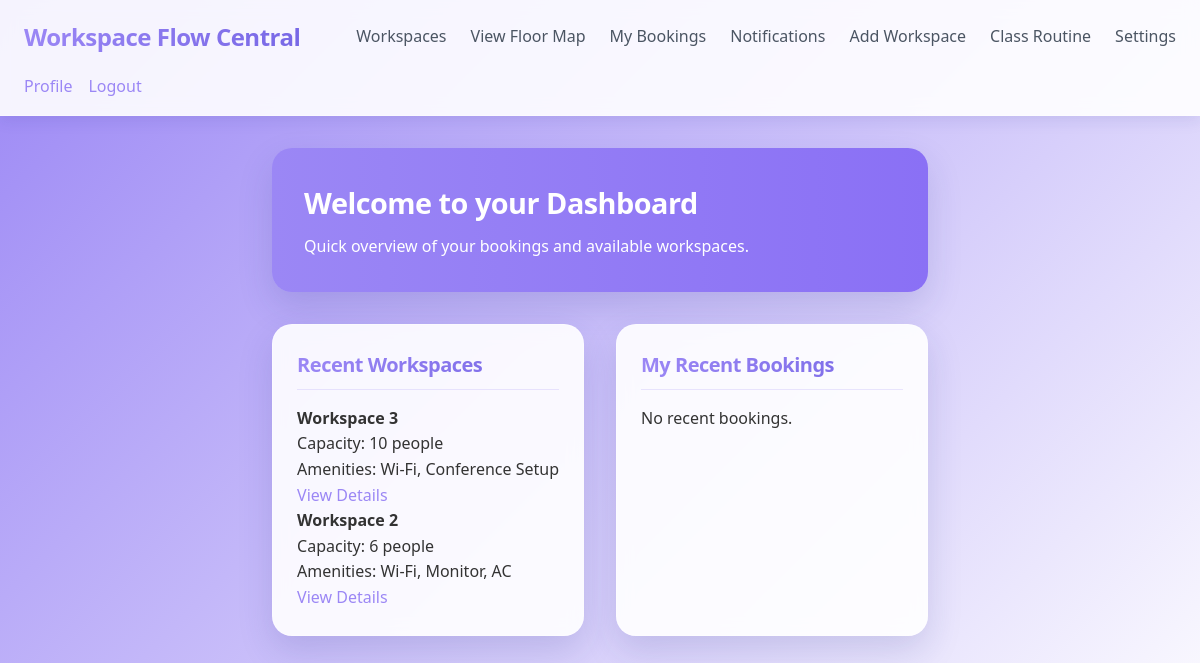
Screenshot of / (signed in) with the database file from the repository.
### website/models.py (models this page shows)
class Workspace(db.Model):
    id = db.Column(db.Integer, primary_key=True)
    name = db.Column(db.String(100), nullable=False, unique=True)
    capacity = db.Column(db.Integer, nullable=False)
    amenities = db.Column(db.String(255), nullable=True)

### website/views.py (the view)
@views.route('/')
@login_required
def home():
    recent_workspaces = Workspace.query.order_by(Workspace.id.desc()).limit(2).all()
    recent_bookings = Booking.query.filter_by(user_id=current_user.id).order_by(Booking.date.desc()).limit(2).all()
    return render_template(
        "dashboard.html",
        user=current_user,
        recent_workspaces=recent_workspaces,
        recent_bookings=recent_bookings
    )

### website/__init__.py (called while the page is built)
def create_app():
    app = Flask(__name__)
    app.config['SECRET_KEY'] = 'love'
    app.config['SQLALCHEMY_DATABASE_URI'] = f'sqlite:///{DB_NAME}'
    db.init_app(app)
    from .views import views
    from .auth import auth
    app.register_blueprint(views, url_prefix='/')
    app.register_blueprint(auth, url_prefix='/')
    from .models import User, Workspace  # Import Workspace model
    with app.app_context():
        db.create_all()
        seed_workspaces()  # Seed default workspaces
    login_manager = LoginManager()
    login_manager.login_view = 'auth.login'
    login_manager.init_app(app)
    @login_manager.user_loader
    def load_user(id):
        return User.query.get(int(id))
    return app

### website/templates/dashboard.html (shortened to what this page needs)
<!DOCTYPE html>
<html lang="en">
<head>
    <link rel="stylesheet" href="{{ url_for('static', filename='styles/dashboard.css') }}">
</head>
<body>
    <div class="workspace-dashboard">
      <header class="dashboard-header">
        <div class="header-container">
          <div class="header-left">
            <h1>Workspace Flow Central</h1>
          </div>
          <nav class="main-nav">
            <a href="/workspace">Workspaces</a>
            <a href="/floor-map">View Floor Map</a>
            {% if current_user.role == 'staff' or current_user.role == 'admin' %}
              <a href="/bookings">My Bookings</a>
            {% endif %}
            <a href="/notification">Notifications</a>
            {% if current_user.role == 'admin' %}
              <a href="/work">Add Workspace</a>
              <a href="/class-routine">Class Routine</a>
            {% endif %}
            <a href="/setting">Settings</a>
          </nav>
          <div class="header-right">
            <a href="/profile">Profile</a>
            <a href="/logout">Logout</a>
          </div>
        </div>
      </header>
      <main class="dashboard-content">
        <section class="welcome-section">
          <h2>Welcome to your Dashboard</h2>
          <p>Quick overview of your bookings and available workspaces.</p>
        </section>
        <div class="dashboard-grid">
          <section class="workspaces-section">
            <h3>Recent Workspaces</h3>
            <div class="workspace-cards">
              {% if recent_workspaces %}
                {% for workspace in recent_workspaces %}
                  <div class="workspace-list">
                    <h4>{{ workspace.name }}</h4>
                    <p>Capacity: {{ workspace.capacity }} people</p>
                    <p>Amenities: {{ workspace.amenities }}</p>
                    <a href="{{ url_for('views.workspace_details', id=workspace.id) }}">View Details</a>
                  </div>
                {% endfor %}
              {% else %}
                <p>No workspaces available.</p>
              {% endif %}
            </div>
          </section>
          <section class="bookings-section">
            <h3>My Recent Bookings</h3>
            <div class="booking-cards">
              {% if recent_bookings %}
                {% for booking in recent_bookings %}
                  <div class="booking-list">
                    <h4>{{ booking.workspace.name }}</h4>
                    <p>Date: {{ booking.date }}</p>
                  </div>
                {% endfor %}
              {% else %}
                <p>No recent bookings.</p>
              {% endif %}
            </div>
          </section>
        </div>
      </main>
    </div>
  </body>
</html>

### website/static/styles/dashboard.css (style rules this page uses)
* { margin: 0; padding: 0; box-sizing: border-box; font-family: 'Segoe UI', Tahoma, Geneva, Verdana, sans-serif; }
body { background: linear-gradient(135deg, #9b87f5 0%, #ffffff 100%); min-height: 100vh; color: #333; line-height: 1.6; overflow-x: hidden; }
a { text-decoration: none; color: #9b87f5; transition: color 0.3s; }
.workspace-dashboard { display: flex; flex-direction: column; min-height: 100vh; }
.dashboard-header { background: rgba(255, 255, 255, 0.9); backdrop-filter: blur(8px); box-shadow: 0 4px 15px rgba(31, 38, 135, 0.1); padding: 1rem 0; position: sticky; top: 0; z-index: 10; border-bottom: 1px solid rgba(255, 255, 255, 0.3); }
.header-container { max-width: 1280px; margin: 0 auto; padding: 0 1.5rem; display: flex; flex-wrap: wrap; justify-content: space-between; align-items: center; gap: 1rem; }
.header-left h1 { font-size: 1.5rem; font-weight: 600; color: #111827; margin: 0; background: linear-gradient(to right, #9b87f5, #7868e6); -webkit-background-clip: text; background-clip: text; -webkit-text-fill-color: transparent; letter-spacing: -0.5px; }
.main-nav { display: flex; gap: 1.5rem; flex-wrap: wrap; }
.main-nav a { color: #4b5563; font-weight: 500; padding: 0.5rem 0; position: relative; text-decoration: none; }
.main-nav a::after { content: ''; position: absolute; bottom: 0; left: 0; width: 0; height: 2px; background-color: #9b87f5; transition: width 0.3s; }
.header-right { display: flex; gap: 1rem; }
.dashboard-content { max-width: 1280px; margin: 2rem auto; padding: 0 1.5rem; flex: 1; }
.welcome-section { background: linear-gradient(to right, #9b87f5, #8a70f5); color: white; border-radius: 20px; padding: 2rem; margin-bottom: 2rem; box-shadow: 0 15px 35px rgba(31, 38, 135, 0.15); transform: translateY(0); transition: all 0.5s cubic-bezier(0.175, 0.885, 0.32, 1.275); }
.welcome-section h2 { font-size: 1.8rem; margin-bottom: 0.5rem; font-weight: 600; letter-spacing: -0.5px; }
.dashboard-grid { display: grid; grid-template-columns: 1fr; gap: 2rem; }
@media (min-width: 768px) { .dashboard-grid { grid-template-columns: 1fr 1fr; } }
.workspaces-section, .bookings-section { background: rgba(255, 255, 255, 0.9); border-radius: 20px; padding: 1.5rem; box-shadow: 0 15px 35px rgba(31, 38, 135, 0.15); backdrop-filter: blur(8px); border: 1px solid rgba(255, 255, 255, 0.3); transition: all 0.5s cubic-bezier(0.175, 0.885, 0.32, 1.275); }
.workspaces-section h3, .bookings-section h3 { color: #111827; font-size: 1.25rem; margin-bottom: 1rem; padding-bottom: 0.5rem; border-bottom: 1px solid rgba(155, 135, 245, 0.2); background: linear-gradient(to right, #9b87f5, #7868e6); -webkit-background-clip: text; background-clip: text; -webkit-text-fill-color: transparent; letter-spacing: -0.5px; }

### rows the page displays
Workspace: name "Workspace 3", capacity "10", amenities "Wi-Fi, Conference Setup"
Workspace: name "Workspace 2", capacity "6", amenities "Wi-Fi, Monitor, AC"
